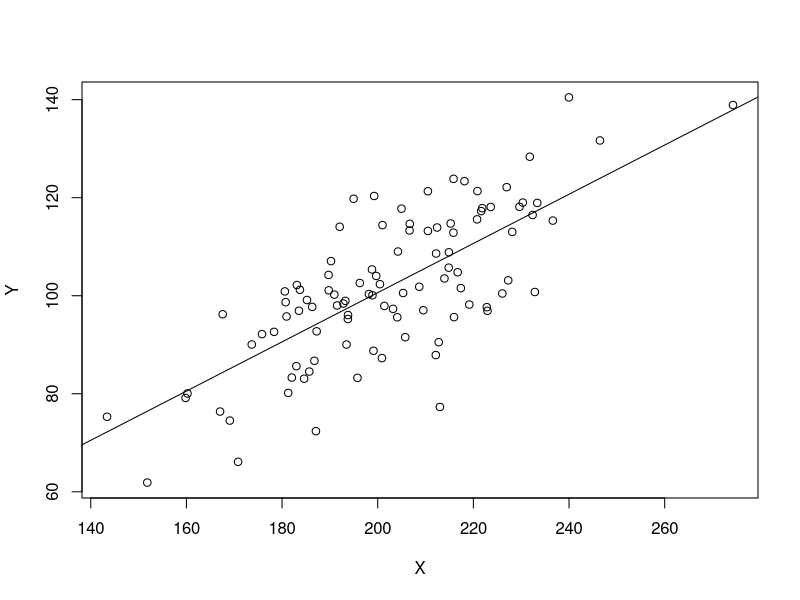

R code for this plot:
## ---- chunk 1
set.seed(6164900)
Y <- rnorm(100, 100, 15)
X <- Y + rnorm(100, 100, 15)
## ---- chunk 2
GradientDescent <- function(Y, X, l_rate = 1E-6, thresh = 10, max_iter = 10000){
  plot(X,Y)
  b0 <- runif(1) #set initial values
  b1 <- runif(1) #set initial values
  y_pred <- b0 + b1*X
  MSE <- mean((Y-y_pred)^2) #set initial MSE with random values
  iter <- 0
  
  while(MSE > thresh){
      Db0 <- mean(-2*(Y - y_pred)) #derivative w.r.t b0
      Db1 <- mean(-2*X*(Y - y_pred)) #derivative w.r.t b1

      b0 <- b0 - l_rate*Db0 #updated value
      b1 <- b1 - l_rate*Db1 #updated value
      
      y_pred <- b0 + b1*X #update predicted values
      MSE <- mean((Y-y_pred)^2) #update MSE
      iter <- iter + 1 #count iterations up
      
      if(MSE == Inf | MSE == -Inf){
        stop('No convergence, try a smaller learning rate such as 0.000001')
      }
      
      if(iter == max_iter){
        print('max iteration reached')
        abline(b0,b1)
        return(c(b0,b1))
      }
   }
  print('solution found:')
  abline(b0,b1)
  return(c(b0,b1))

}

GradientDescent(Y,X)

